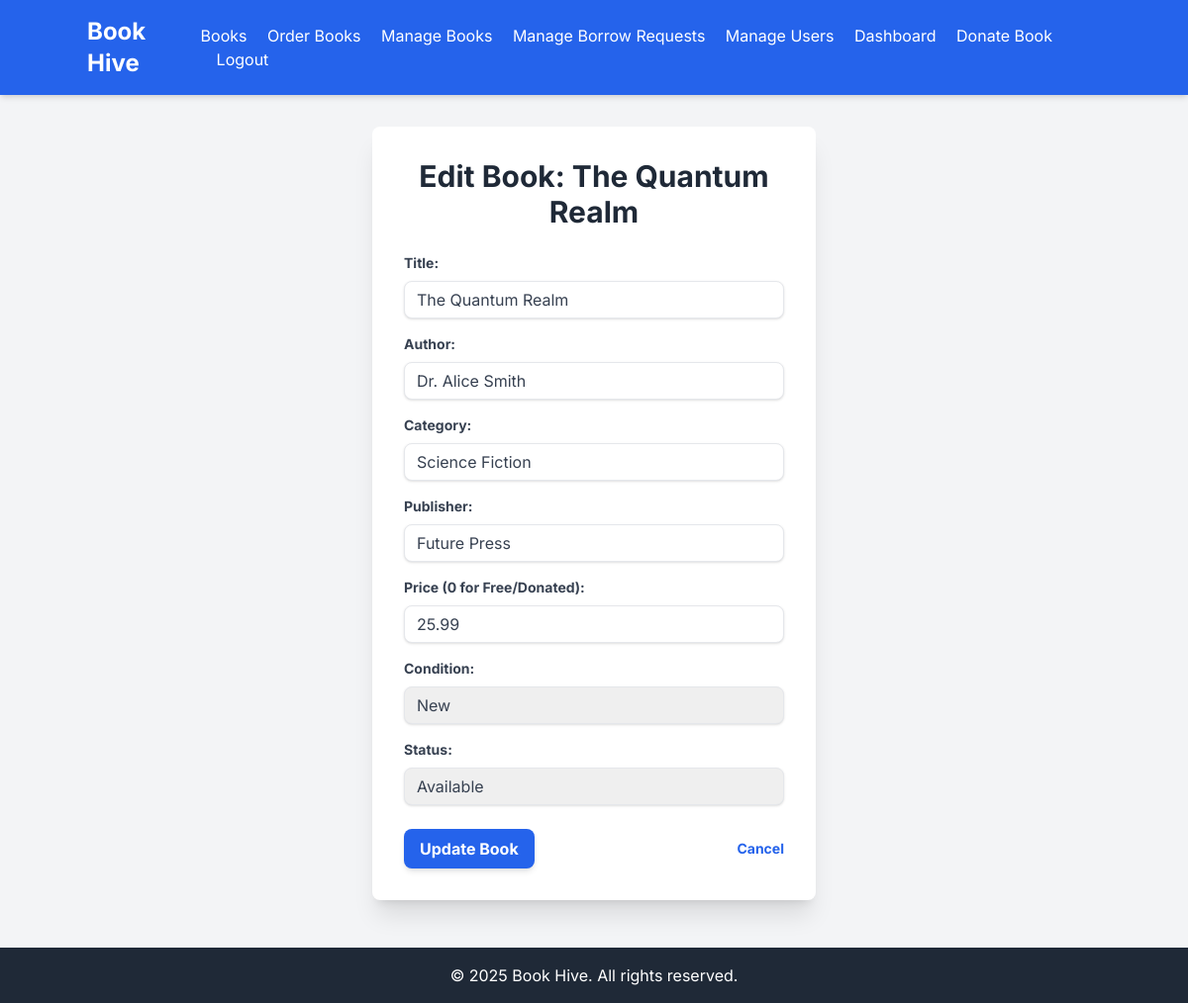
/edit_book/1 (signed in), run on the app's committed database.
### tables this page shows
CREATE TABLE books (
            id INTEGER PRIMARY KEY AUTOINCREMENT,
            title TEXT NOT NULL,
            author TEXT,
            category TEXT,
            publisher TEXT,
            price REAL NOT NULL,
            book_condition TEXT NOT NULL DEFAULT 'New',
            book_status TEXT NOT NULL DEFAULT 'Available',
            is_available BOOLEAN DEFAULT 1
        , seller_id INTEGER DEFAULT NULL);

### app.py (the view, shortened to what this page needs)
@app.route('/edit_book/<int:book_id>', methods=['GET', 'POST'])
@librarian_or_admin_required
def edit_book(book_id):
    conn = get_db_connection()
    book = conn.execute("SELECT * FROM books WHERE id = ?", (book_id,)).fetchone()
    if not book:
        flash('Book not found.', 'error')
        conn.close()
        return redirect(url_for('manage_books'))
    conn.close()
    return render_template('edit_book.html', book=book)

### app.py (called while the page is built)
def librarian_or_admin_required(f):
    @wraps(f)
    def decorated_function(*args, **kwargs):
        if not (session.get('is_admin') or session.get('is_librarian')):
            flash('Unauthorized access. Admins and Librarians only.', 'error')
            return redirect(url_for('index'))
        return f(*args, **kwargs)
    return decorated_function

def get_db_connection():
    conn = sqlite3.connect(app.config['DATABASE'])
    conn.row_factory = sqlite3.Row  # This allows accessing columns by name
    return conn

@app.context_processor
def inject_now():
    return {'datetime': datetime}

@app.before_request
def before_request():
    if 'user_id' in session:
        conn = get_db_connection()
        user = conn.execute("SELECT * FROM users WHERE id = ?", (session['user_id'],)).fetchone()
        conn.close()
        if user:
            session['user'] = dict(user)
            session['username'] = user['username'] # Ensure username is consistently set
            session['is_admin'] = bool(user['is_admin'])
            session['is_librarian'] = bool(user['is_librarian'])
        else:
            session.pop('user_id', None)
            session.pop('user', None)
            session.pop('username', None)
            session.pop('is_admin', None)
            session.pop('is_librarian', None)
    else:
        session.pop('user', None)
        session.pop('username', None)
        session.pop('is_admin', None)
        session.pop('is_librarian', None)

### templates/edit_book.html (shortened to what this page needs)
{% extends 'layout.html' %}
{% block content %}
<div class="max-w-md mx-auto bg-white p-8 rounded-lg shadow-xl">
    <h2 class="text-3xl font-bold text-gray-800 mb-6 text-center">Edit Book: {{ book.title }}</h2>
    <form method="POST" action="{{ url_for('edit_book', book_id=book.id) }}">
        <div class="mb-4">
            <label for="title" class="block text-gray-700 text-sm font-bold mb-2">Title:</label>
            <input type="text" id="title" name="title" value="{{ book.title }}" required
                   class="shadow appearance-none border rounded-lg w-full py-2 px-3 text-gray-700 leading-tight focus:outline-none focus:ring-2 focus:ring-blue-500 focus:border-transparent">
        </div>
        <div class="mb-4">
            <label for="author" class="block text-gray-700 text-sm font-bold mb-2">Author:</label>
            <input type="text" id="author" name="author" value="{{ book.author }}" required
                   class="shadow appearance-none border rounded-lg w-full py-2 px-3 text-gray-700 leading-tight focus:outline-none focus:ring-2 focus:ring-blue-500 focus:border-transparent">
        </div>
        <div class="mb-4">
            <label for="category" class="block text-gray-700 text-sm font-bold mb-2">Category:</label>
            <input type="text" id="category" name="category" value="{{ book.category }}" required
                   class="shadow appearance-none border rounded-lg w-full py-2 px-3 text-gray-700 leading-tight focus:outline-none focus:ring-2 focus:ring-blue-500 focus:border-transparent">
        </div>
        <div class="mb-4">
            <label for="publisher" class="block text-gray-700 text-sm font-bold mb-2">Publisher:</label>
            <input type="text" id="publisher" name="publisher" value="{{ book.publisher }}" required
                   class="shadow appearance-none border rounded-lg w-full py-2 px-3 text-gray-700 leading-tight focus:outline-none focus:ring-2 focus:ring-blue-500 focus:border-transparent">
        </div>
        <div class="mb-4">
            <label for="price" class="block text-gray-700 text-sm font-bold mb-2">Price (0 for Free/Donated):</label>
            <input type="number" step="0.01" id="price" name="price" value="{{ "%.2f"|format(book.price) }}" required
                   class="shadow appearance-none border rounded-lg w-full py-2 px-3 text-gray-700 leading-tight focus:outline-none focus:ring-2 focus:ring-blue-500 focus:border-transparent">
        </div>
        <div class="mb-4">
            <label for="book_condition" class="block text-gray-700 text-sm font-bold mb-2">Condition:</label>
            <select id="book_condition" name="book_condition" required
                    class="shadow appearance-none border rounded-lg w-full py-2 px-3 text-gray-700 leading-tight focus:outline-none focus:ring-2 focus:ring-blue-500 focus:border-transparent">
                <option value="New" {% if book.book_condition == 'New' %}selected{% endif %}>New</option>
            </select>
        </div>
        <div class="mb-6">
            <label for="book_status" class="block text-gray-700 text-sm font-bold mb-2">Status:</label>
            <select id="book_status" name="book_status" required
                    class="shadow appearance-none border rounded-lg w-full py-2 px-3 text-gray-700 leading-tight focus:outline-none focus:ring-2 focus:ring-blue-500 focus:border-transparent">
                <option value="Available" {% if book.book_status == 'Available' %}selected{% endif %}>Available</option>
            </select>
        </div>
        <div class="flex items-center justify-between">
            <button type="submit"
                    class="bg-blue-600 hover:bg-blue-700 text-white font-bold py-2 px-4 rounded-lg focus:outline-none focus:shadow-outline transition-colors shadow-md">
                Update Book
            </button>
            <a href="{{ url_for('manage_books') }}" class="inline-block align-baseline font-bold text-sm text-blue-600 hover:text-blue-800">
                Cancel
            </a>
        </div>
    </form>
</div>
{% endblock %}

### templates/layout.html (style rules this page uses)
body { font-family: 'Inter', sans-serif; background-color: #f3f4f6; color: #333; }

### data on the page
books: title "The Quantum Realm", author "Dr. Alice Smith", category "Science Fiction", publisher "Future Press", price "25.99", book_condition "New"
